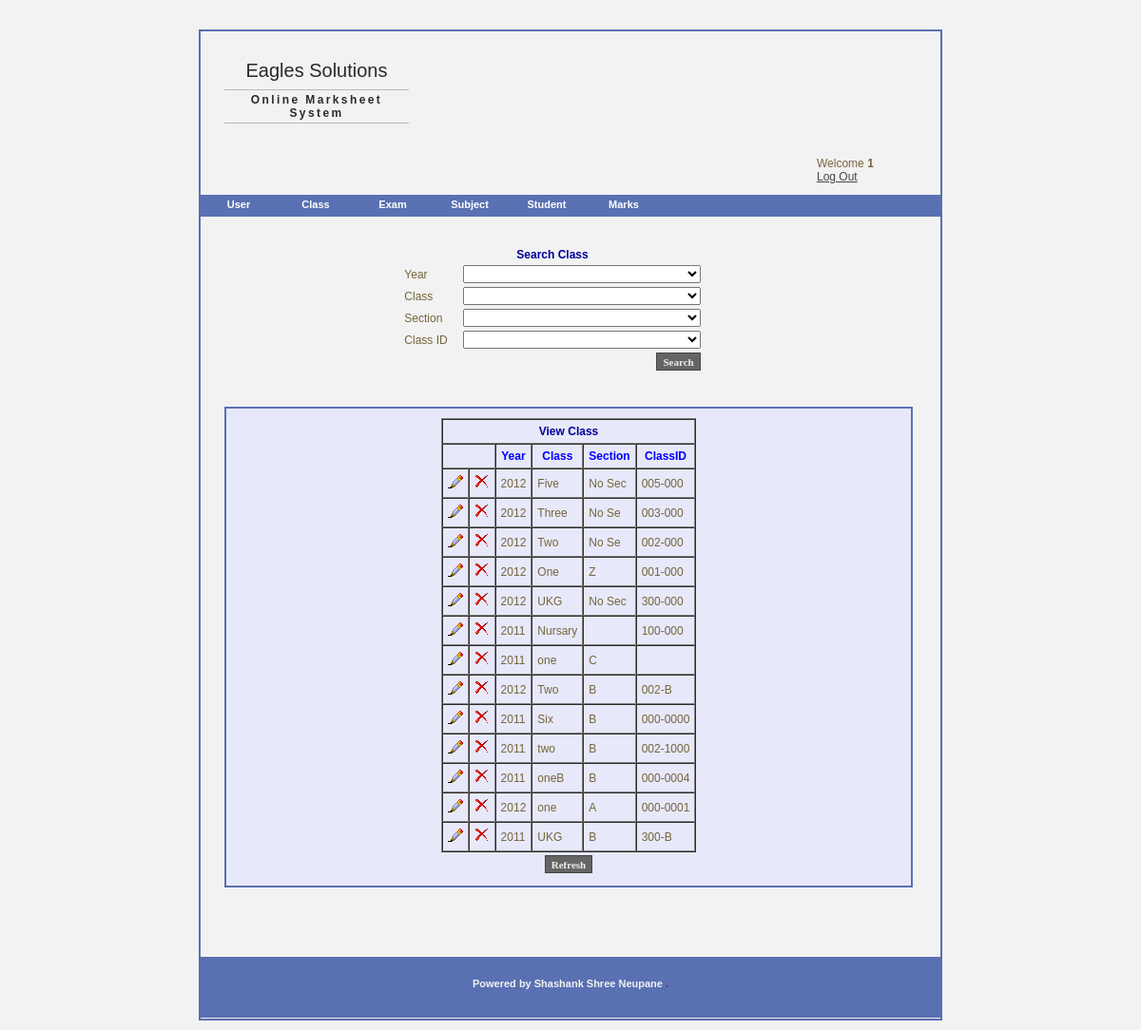
The page /pages/main.php?page=class_entry (signed in) on the database its author committed.
### tables this page shows
CREATE TABLE IF NOT EXISTS `class` (
  `ID` int(11) NOT NULL AUTO_INCREMENT,
  `Year` int(11) NOT NULL,
  `Class` varchar(20) NOT NULL,
  `Section` varchar(7) NOT NULL,
  `ClassID` varchar(30) NOT NULL,
  PRIMARY KEY (`ID`)
);

### pages/class_entry.php (the view, shortened to what this page needs)
<?PHP
	function refresher()
	{
?>		<form action="?page=class_entry" method="post">
		<table align="center" >
		<tr>
				<td colspan="3"><input type="submit" value="Refresh" id="btn"/></td>
			</tr>
		</table>
		</form>
<?PHP
	}
	function search()
	{
?>		 <div id="search_form" align="center">
		<form action="?page=class_entry&action=search_class" method="post" />
			<table >
				<tr>
					<th colspan="3" style=" color:#000099"> Search Class</th>
				</tr>
				<tr>
					<td>Year</td>
					<td><select name="year" id="textbox" />
                    	<option></option>
						<?php
						$sql= "select DISTINCT Year from class order by Year ASC";
						$query=mysql_query($sql);
						while($row=mysql_fetch_assoc($query))
						{
						   echo "<option value=\"".$row['Year']."\">".$row['Year']."</option>";
						}
						?>
					</td>
				</tr>
				<tr>
					<td>Class</td>
					<td><select name="class" id="textbox" />
                    	<option></option>
						<?php
						$sql= "select DISTINCT Class from class order by Class ASC";
						$query=mysql_query($sql);
						while($row=mysql_fetch_assoc($query))
						{
						   echo "<option value=\"".$row['Class']."\">".$row['Class']."</option>";
						}
						?>
					</td>
				</tr>
                <tr>
					<td>Section</td>
					<td><select name="sec" id="textbox" />
                    	<option></option>
						<?php
						$sql= "select DISTINCT Section from class order by Section ASC";
						$query=mysql_query($sql);
						while($row=mysql_fetch_assoc($query))
						{
						    echo "<option value=\"".$row['Section']."\">".$row['Section']."</option>";
						}
						?>
					</td>
				</tr>
				<tr >
					<td>Class ID</td>
					<td><select name="classid" id="textbox" />
                    	<option></option>
						<?php
						$sql= "select DISTINCT ClassID from class order by ClassID ASC";
						$query=mysql_query($sql);
						while($row=mysql_fetch_assoc($query))
						{
						   	echo "<option value=\"".$row['ClassID']."\">".$row['ClassID']."</option>";
						}
						?>
					</td>
				</tr>
				<tr>
					<td colspan="3"><input type="submit" value="Search" id="btn" /></td>
				</tr>
			</table>
         </div>
<?php
	}
	if($_REQUEST['action'] == "add_class")
	{
?>       <div id="insert_form" align="center">
        <form name="insert" action="?page=class_entry&action=do_add_class" method="post" />
        <table>
            <tr>
                <th colspan="3" style=" color: #000099"> Insert Class</th>
            </tr>
            <tr>
                <td>Year</td>
                <td><input type="text" name="year" id="textbox" /></td>
            </tr>
            <tr>
                <td>Class</td>
                <td><select name="class" id="textbox" onblur="generate_classid();" onKeyUp="generate_classid();this.blur();this.focus();" onChange="generate_classid();" >
                	<option>Select a Class</option>
                    <option>Nursary</option>
                    <option>LKG</option>
                    <option>UKG</option>
                    <option>One</option>
                    <option>Two</option>
                    <option>Three</option>
                    <option>Four</option>
                    <option>Five</option>
                    <option>Six</option>
                    <option>Seven</option>
                    <option>Eight</option>
                    <option>Nine</option>
                    <option>Ten</option>
                </select>
                </td>
            </tr>
            <tr>
                <td>Section</td>
                <td><input type="text" name="sec" id="textbox"  onblur="generate_classid();" onKeyUp="generate_classid();this.blur();this.focus();" onChange="generate_classid();"/></td>
            </tr>
            <tr>
                <td>Class ID</td>
                <td><input type="text" name="classid" id="textbox" /></td>
            </tr>
            <tr>
                <td colspan="3"><input type="submit" value="Submit" id="btn"/></td>
            </tr>
        </table>
        </form>
         </div>
<?php
	}
	else{
		search();
		$sql= "select * from class order by ID DESC";
		$query=mysql_query($sql);
		echo "<div id='display_search' align='center'>";
		echo "<table border=1 cellpadding=5 cellspacing=0>";
		echo "<tr><th colspan=6 style= color:#000099>View Class</th></tr>";
		echo "<tr style= color:#0000FF> <td colspan=2></td><th>Year</th><th>Class</th><th>Section</th><th>ClassID</tr>";
		while($row=mysql_fetch_assoc($query))
		{
	 ?>
			<tr>
				<td><a href="main.php?page=class_entry&action=edit_class&id=<?PHP echo $row['ID']; ?>"><img src="../images/edit.png" /></td>
				<td><a href="main.php?page=class_entry&action=del_class&id=<?PHP echo $row['ID']; ?>" onclick="return confirm_delete()"><img src="../images/delete.png" /></td>
				<td><?PHP echo $row['Year']; ?></td>
                <td><?PHP echo $row['Class']; ?></td>
                <td><?PHP echo $row['Section']; ?></td>
                <td><?PHP echo $row['ClassID']; ?></td>
			</tr>
	<?PHP
		 }
	?>
		</table>
    <?PHP
		refresher();
	?>
         </div>
<?php
	}
?>

### pages/main.php (shortened to what this page needs)
<!DOCTYPE html PUBLIC "-//W3C//DTD XHTML 1.0 Strict//EN"
	"http://www.w3.org/TR/xhtml1/DTD/xhtml1-strict.dtd">
<html xmlns="http://www.w3.org/1999/xhtml" xml:lang="en" lang="en">
<head>
	<link rel="stylesheet" href="../css/css.css" type="text/css" charset="utf-8" />
	<?PHP include_once "../header.php"; ?>
</head>
<body>
  <div id="wrapper">
    <div id="header">
      <div id="logo">
        <h1>Eagles Solutions</h1>
        <p>Online Marksheet System</p>
      </div>
 	<?PHP
 include "login.php";
 	?>
     </div>
    <?php
		if($_REQUEST['action'] == "logout"){
			SESSION_DESTROY();
			refresh ("../index.php");
		}
		else{
	?>
    	<div id="menu_bar">
	<?PHP
		 include "top_menu.php";
	?>
	    </div>
    <div id="right">
		<?PHP
		if(empty($_REQUEST['page'])|| ($_REQUEST['page'] == 'main')){
				echo "<h2 style='  border-bottom: 0px;
  padding-bottom: 0px;
  margin-bottom: 1em;'>You are welcome to admin page of Online Marksheet</h2>";
				include_once "admin.php";
			}
			else
				include_once($_REQUEST['page'].".php");
		}
		?>
    </div>
    <div id="spacer"> </div>
    <div id="spacer"> </div>
	<?PHP  include_once "../footer.php"; ?>
  	</div>
</body>
</html>

### header.php (shortened to what this page needs)
<!DOCTYPE html PUBLIC "-//W3C//DTD XHTML 1.0 Transitional//EN" "http://www.w3.org/TR/xhtml1/DTD/xhtml1-transitional.dtd">
<html xmlns="http://www.w3.org/1999/xhtml">

### pages/login.php
<div class="subAdmin">
    <div id="welcome_bar">
    <?php
            echo "Welcome <b>".$_SESSION['admin']."</b>";
    ?>
		<div id="label" style="text-align:left;"><a href="./main.php?action=logout">Log Out</a></div>
     </div>
</div>

### pages/top_menu.php (shortened to what this page needs)
<?php
	if ( ($_SESSION['Level'] == 1)  or ($_SESSION['Level'] == 2) )
	{
?>
        <ul id="sddm">
            <li><a href="#"
                onmouseover="mopen('m1')"
                onmouseout="mclosetime()">User</a>
            </li>
            <li><a href="#"
                onmouseover="mopen('m2')"
                onmouseout="mclosetime()">Class</a>
            </li>
            <li><a href="#"
                onmouseover="mopen('m3')"
                onmouseout="mclosetime()">Exam</a>
            </li>
            <li><a href="#"
                onmouseover="mopen('m4')"
                onmouseout="mclosetime()">Subject</a>
            </li>
            <li><a href="#"
                onmouseover="mopen('m5')"
                onmouseout="mclosetime()">Student</a>
            </li>
            <li><a href="#"
                onmouseover="mopen('m6')"
                onmouseout="mclosetime()">Marks</a>
            </li>
        </ul>
<?php
	}
?>

### footer.php
<div id="footer">
  <div id="copyright">
    Powered by Shashank Shree Neupane <a href="http://neupane.com.np">.</a>
  </div>
</div>

### css/css.css (style rules this page uses)
#textbox { width:250px; margin-left:12px; }
#btn { background-color:#656565; border:#454545 1px solid; font-family:tahoma; font-size:11px; font-weight:bold; color:#eeeeee; height:19px; width:auto; float:right; }
.subAdmin { float:right; height:30px; width:100%; }
#welcome_bar { float:right; height:30px; width:130px; }
html, body, h1, h2, h3, h4, ul, li { margin: 0; padding: 0; }
img { border: 0; }
a { color: #464544; }
body { background-color:#F2F2F2; text-align: center; font: 12px verdana, arial, sans-serif; color: #74653D; padding-bottom: 10px; padding-top: 31px; }
#wrapper { text-align: left; margin: auto; width: 778px; position: relative; border:#5970B2 solid 2px; }
#header { width:100%; height: 172px; }
#logo { width: 244px; height: 132px; text-align: center; color: #2A2A2A; }
#logo h1 { padding-top: 30px; font: 20px "arial narrow", arial, sans-serif; }
#logo p { margin: 8px 25px 4px 25px; border-top: 1px solid #B8B8B8; border-bottom: 1px solid #B8B8B8; padding: 3px; letter-spacing: 0.2em; font-weight: bold; }
#right { float: left; width: 490px; padding-right: 9px; padding-top: 10px; }
#spacer { height: 2em; }
#footer { background: #5970B2; margin-bottom:1px; }
#copyright { text-align: center; padding: 22px 0px 30px 00px; font-size: 9px; color: #F2F2F2; font-weight: bold; font-size:11px; }
#copyright a { text-decoration:none; }
#search_form { width:700px; margin:10px; padding:10px; }
#display_search { width:700px; overflow:auto; margin:25px; padding:10px; border:#5970B2 solid 2px; background-color:#e7e8f9; }
#menu_bar { background: #5970B2; width:100%; height:23px; }
#sddm { margin: 0; padding: 0; z-index: 30 }
#sddm li { margin: 0; padding: 0; list-style: none; float: left; font: bold 11px arial }
#sddm li a { display: block; margin: 0 1px 0 0; padding: 4px 10px; width: 60px; background: #5970B2; color: #FFF; text-align: center; text-decoration: none }

### rows shown on the page
class: Year "2012", Class "Five", Section "No Sec", ClassID "005-000"
class: Year "2012", Class "Three", Section "No Se", ClassID "003-000"
class: Year "2012", Class "Two", Section "No Se", ClassID "002-000"
class: Year "2012", Class "One", Section "Z", ClassID "001-000"
class: Year "2012", Class "UKG", Section "No Sec", ClassID "300-000"
class: Year "2011", Class "Nursary", ClassID "100-000"
class: Year "2011", Class "one", Section "C"
class: Year "2012", Class "Two", Section "B", ClassID "002-B"
class: Year "2011", Class "Six", Section "B", ClassID "000-0000"
class: Year "2011", Class "two", Section "B", ClassID "002-1000"
class: Year "2011", Class "oneB", Section "B", ClassID "000-0004"
class: Year "2012", Class "one", Section "A", ClassID "000-0001"
class: Year "2011", Class "UKG", Section "B", ClassID "300-B"

### other values the page prints
$_SESSION['admin'] "1"
